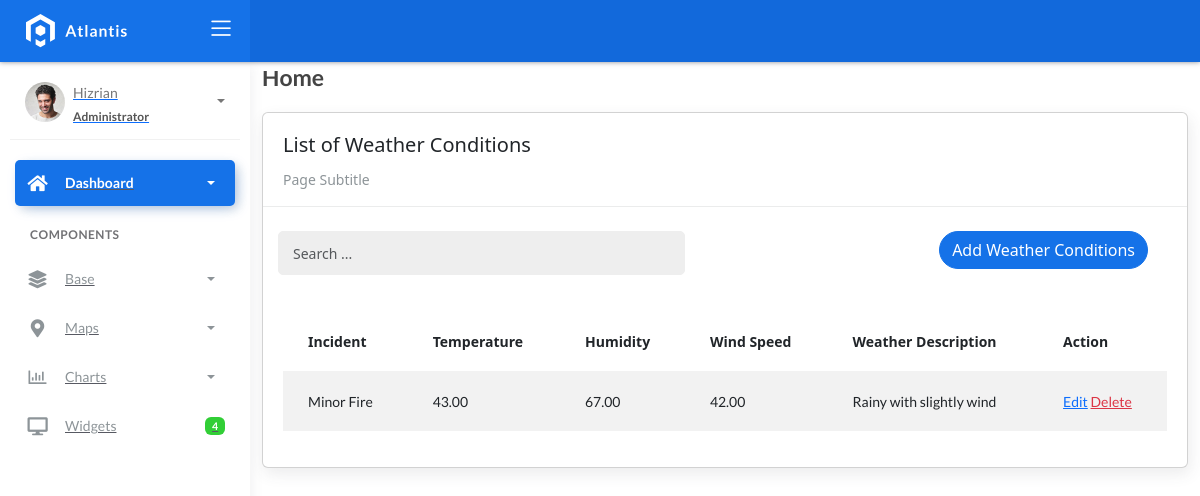
/weatherconditions/, run on an earlier commit of the app's database.
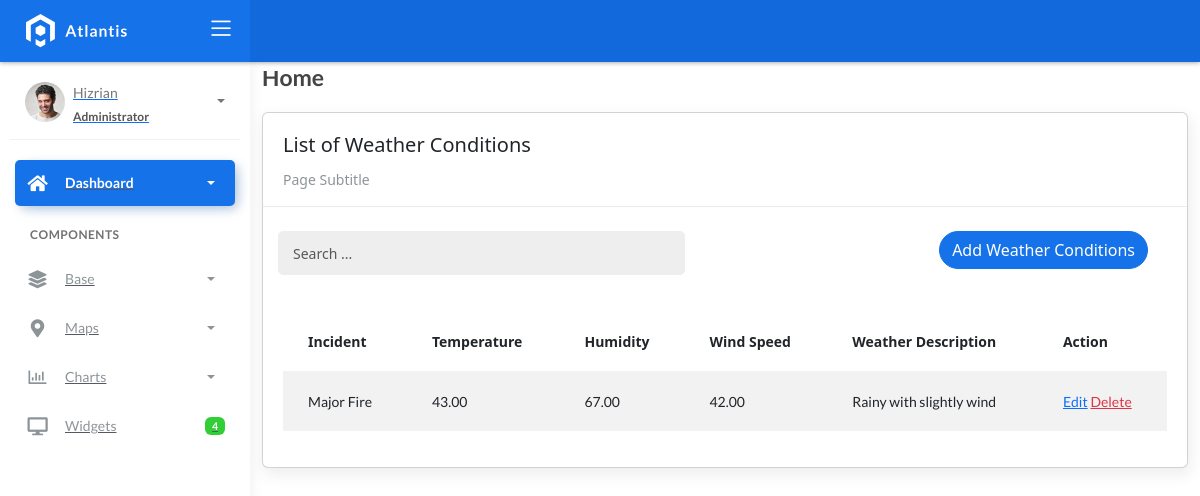
And on a later commit of the database.
### fire/models.py (models this page shows)
class BaseModel(models.Model):
    created_at = models.DateTimeField(auto_now_add=True, db_index=True)
    updated_at = models.DateTimeField(auto_now=True)
    class Meta:
        abstract = True

class WeatherConditions(BaseModel):
    incident = models.ForeignKey(Incident, on_delete=models.CASCADE)
    temperature = models.DecimalField(max_digits=10, decimal_places=2)
    humidity = models.DecimalField(max_digits=10, decimal_places=2)
    wind_speed = models.DecimalField(max_digits=10, decimal_places=2)
    weather_description = models.CharField(max_length=150)

class Incident(BaseModel):
    SEVERITY_CHOICES = (
        ('Minor Fire', 'Minor Fire'),
        ('Moderate Fire', 'Moderate Fire'),
        ('Major Fire', 'Major Fire'),
    )
    location = models.ForeignKey(Locations, on_delete=models.CASCADE)
    date_time = models.DateTimeField(blank=True, null=True)
    severity_level = models.CharField(max_length=45, choices=SEVERITY_CHOICES)
    description = models.CharField(max_length=250)
    def __str__(self):
        return self.severity_level

### fire/views.py (the view, shortened to what this page needs)
# urls.py: path('weatherconditions/', WeatherConditionListView.as_view(), name='weathercondition_list'),
class WeatherConditionListView(ListView):
    model = WeatherConditions
    template_name = 'weathercondition_list.html'
    context_object_name = 'weatherconditions'
    def get_queryset(self):
        query = self.request.GET.get("q")
        return WeatherConditions.objects.all().select_related('incident')

### templates/weathercondition_list.html (shortened to what this page needs)
{% extends 'base.html' %}
{% load static %}
{% block content %}
<div class="content">
    <div class="container-fluid">
        <h4 class="page-title">Home</h4>
        <div class="row">
            <div class="col-md-12">
                <div class="card">
                    <div class="card-header">
                        <div class="card-title">List of Weather Conditions </div>
                        <div class="card-category">Page Subtitle</div>
                    </div>
                    <br />
                    <div class="col-md-12 row">
                        <div class="col-md-6">
                            <form class="navbar-left navbar-form nav-search mr-md-3" action="">
                                <div class="input-group">
                                     <input type="text" name="q" placeholder="Search ..." class="form-control" value="{{ request.GET.q }}"/>
                                    <div class="input-group-append">
                                        <span class="input-group-text">
                                        </span>
                                    </div>
                                </div>
                            </form>
                        </div>
                        <div class="col-md-6">
                            <div class="pull-right">
                                <a href="{% url 'weathercondition_add' %}" class="btn btn-primary btn-rounded ">Add Weather Conditions</a>
                            </div>
                        </div>
                    </div>
                    <div class="card-body">
                        <table class="table table-striped mt-3">
                            <thead>
                                <tr>
                                    <th scope="col">Incident</th>
                                    <th scope="col">Temperature</th>
                                    <th scope="col">Humidity</th>
                                    <th scope="col">Wind Speed</th>
                                    <th scope="col">Weather Description</th>
                                    <th scope="col">Action</th>
                                </tr>
                            </thead>
                            <tbody>
                                {% for object in object_list %}
                                <tr>
                                    <td>{{ object.incident }}</td>
                                    <td>{{ object.temperature }}</td>
                                    <td>{{ object.humidity }}</td>
                                    <td>{{ object.wind_speed }}</td>
                                    <td>{{ object.weather_description }}</td>
                                    <td>
                                        <a href="{% url 'weathercondition_update' object.id %}">Edit</a>
                                        <a href="{% url 'weathercondition_delete' object.id %}" class="text-danger">Delete</a>
                                    </td>
                                </tr>
                                {% empty %}
                                <tr>
                                    <td colspan="4" style="text-align: center;">
                                        <p class="text-sm font-weight-bold mb-0">No Records Found</p>
                                    </td>
                                </tr>
                                {% endfor %}
                            </tbody>
                        </table>
                    </div>
                </div>
            </div>
        </div>
    </div>
</div>
{% endblock %}

What changed in the data, as far as the page shows it:
changed through a linked row, WeatherConditions "Rainy with slightly wind": incident "Minor Fire" → "Major Fire"
